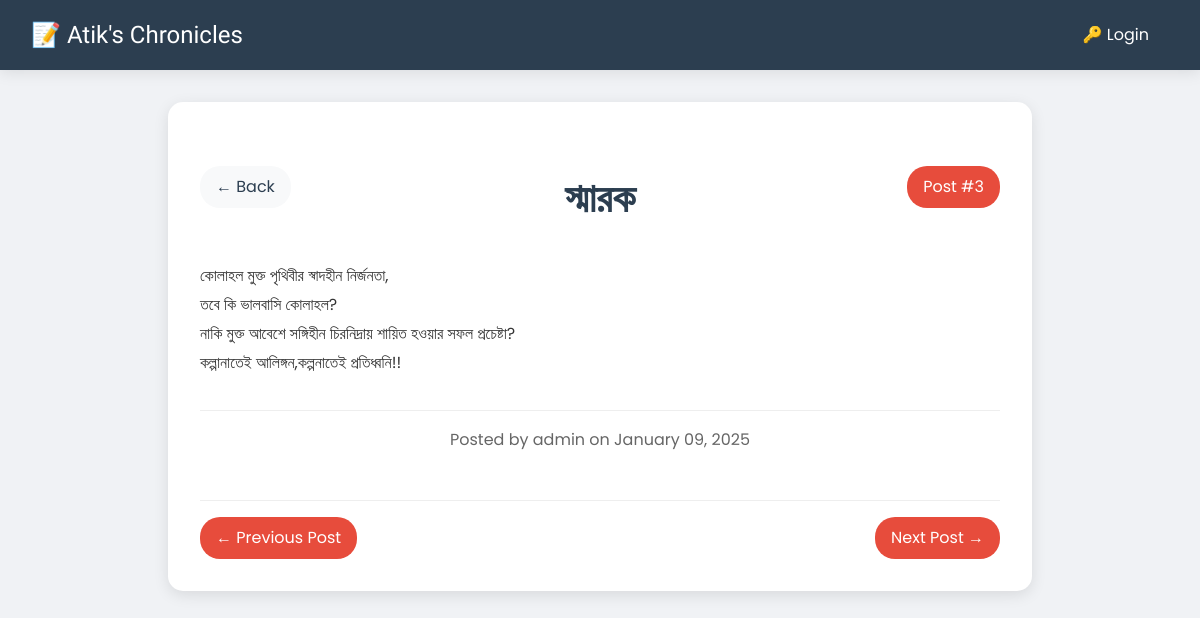
The page /post/5 on the database its author committed.
### models.py (models this page shows)
class Post(db.Model):
    id = db.Column(db.Integer, primary_key=True)
    title = db.Column(db.String(100), nullable=False)
    date_posted = db.Column(db.DateTime, nullable=False, default=datetime.utcnow)
    content = db.Column(db.Text, nullable=False)
    user_id = db.Column(db.Integer, db.ForeignKey('user.id'), nullable=False)
    author = db.relationship('User', backref=db.backref('posts', lazy=True))

class User(db.Model, UserMixin):
    id = db.Column(db.Integer, primary_key=True)
    username = db.Column(db.String(20), unique=True, nullable=False)
    password = db.Column(db.String(60), nullable=False)

### routes.py (the view)
@app.route("/post/<int:post_id>")
def view_post(post_id):
    post = Post.query.get_or_404(post_id)
    all_posts = Post.query.order_by(Post.date_posted.desc()).all()
    post_number = all_posts.index(post) + 1
    prev_post = None
    next_post = None
    for i, p in enumerate(all_posts):
        if p.id == post_id:
            if i > 0:
                prev_post = all_posts[i-1]
            if i < len(all_posts)-1:
                next_post = all_posts[i+1]
            break
    return render_template('view_post.html',
                         post=post,
                         post_number=post_number,
                         prev_post=prev_post,
                         next_post=next_post,
                         last_edited_time=last_edited_time)

### templates/view_post.html (shortened to what this page needs)
{% extends "base.html" %}
{% block content %}
<div class="full-post-container">
    <div class="post-header">
        <a href="{{ url_for('home') }}" class="back-button">← Back</a>
        <div class="post-number">Post #{{ post_number }}</div>
        <h1 class="post-title">{{ post.title }}</h1>
    </div>
    <div class="post-content">
        {{ post.content | safe }}
    </div>
    <div class="post-meta">
        Posted by {{ post.author.username }} on {{ post.date_posted.strftime('%B %d, %Y') }}
    </div>
    <div class="post-navigation">
        {% if prev_post %}
            <a href="{{ url_for('view_post', post_id=prev_post.id) }}" class="nav-button">← Previous Post</a>
        {% else %}
            <span></span>
        {% endif %}
        {% if next_post %}
            <a href="{{ url_for('view_post', post_id=next_post.id) }}" class="nav-button">Next Post →</a>
        {% else %}
            <span></span>
        {% endif %}
    </div>
</div>
{% endblock %}

### templates/base.html (style rules this page uses)
:root { --primary-color: #2c3e50; --accent-color: #e74c3c; --paper-color: #fff; --line-color: #91a4c1; }
body { margin: 0; padding: 0; font-family: 'Poppins', sans-serif; background-image: url('https://www.transparenttextures.com/patterns/notebook-dark.png'); background-color: #f0f2f5; line-height: 1.6; }

### templates/view_post.html (style rules this page uses)
.full-post-container { max-width: 800px; margin: 2rem auto; background: white; padding: 2rem; border-radius: 15px; box-shadow: 0 4px 15px rgba(0, 0, 0, 0.1); }
.post-header { margin-bottom: 2rem; position: relative; }
.back-button { position: absolute; top: 0; left: 0; background: #f8f9fa; padding: 0.5rem 1rem; border-radius: 20px; color: #2c3e50; text-decoration: none; display: flex; align-items: center; gap: 0.5rem; transition: transform 0.3s ease; }
.post-title { text-align: center; color: #2c3e50; font-size: 2.5rem; margin: 2rem 0; }
.post-content { line-height: 1.8; color: #333; margin-bottom: 2rem; }
.post-meta { color: #666; text-align: center; padding: 1rem 0; border-top: 1px solid #eee; }
.post-navigation { display: flex; justify-content: space-between; margin-top: 2rem; padding-top: 1rem; border-top: 1px solid #eee; }
.nav-button { padding: 0.5rem 1rem; background: #e74c3c; color: white; text-decoration: none; border-radius: 20px; transition: transform 0.3s ease; }
.post-number { position: absolute; top: 0; right: 0; background: #e74c3c; color: white; padding: 0.5rem 1rem; border-radius: 20px; }

### rows shown on the page
Post: title "স্মারক", content "কোলাহল মুক্ত পৃথিবীর স্বাদহীন নির্জনতা, তবে কি ভালবাসি কোলাহল? নাকি মুক্ত আবেশে সঙ্গিহীন চিরনিদ্রায় শায়িত হওয়ার সফল প্রচেষ্টা? কল্পানাতেই আলিঙ্গন,কল্পনাতেই প্রতিধ্বনি!!", date_posted "January 09, 2025"
User: author.username "admin"

### other values the page prints
{{ post_number }} "3"
